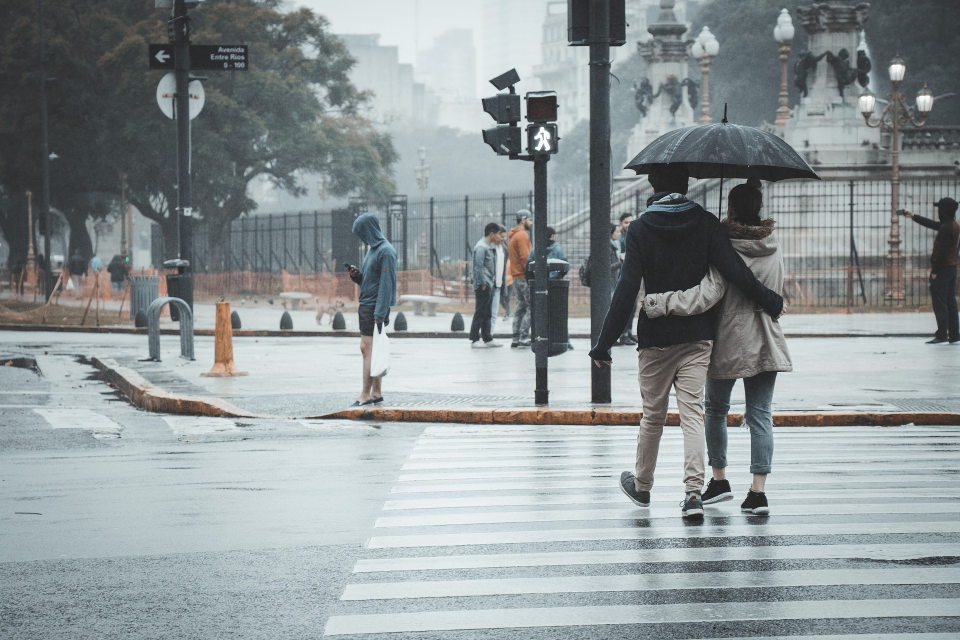
#> input picture App/views/images/1.jpg, 1920 x 1280 px (shown at 1/2 size); its folder holds only this picture in this run
$ python test.py
#> lines starting #> are read from the running program, lines starting #| are printed output that depends on the picture; after the words box and inside, x2 and y2 are one past the last pixel; in counts of white or black regions, pixels touching at a corner belong together
from __future__ import print_function
import numpy as np
import argparse
import cv2
import os
import shutil


def nms(boxes, probs=None, overlapThresh=0.3):
    # if there are no boxes, return an empty list
    if len(boxes) == 0:
        return []

    # if the bounding boxes are integers, convert them to floats -- this
    # is important since we'll be doing a bunch of divisions
    if boxes.dtype.kind == "i":
        boxes = boxes.astype("float")

    # initialize the list of picked indexes
    pick = []

    # grab the coordinates of the bounding boxes
    x1 = boxes[:, 0]
    y1 = boxes[:, 1]
    x2 = boxes[:, 2]
    y2 = boxes[:, 3]

    # compute the area of the bounding boxes and grab the indexes to sort
    # (in the case that no probabilities are provided, simply sort on the
    # bottom-left y-coordinate)
    area = (x2 - x1 + 1) * (y2 - y1 + 1)
    idxs = y2

    # if probabilities are provided, sort on them instead
    if probs is not None:
        idxs = probs

    # sort the indexes
    idxs = np.argsort(idxs)

    # keep looping while some indexes still remain in the indexes list
    while len(idxs) > 0:
        # grab the last index in the indexes list and add the index value
        # to the list of picked indexes
        last = len(idxs) - 1
        i = idxs[last]
        pick.append(i)

        # find the largest (x, y) coordinates for the start of the bounding
        # box and the smallest (x, y) coordinates for the end of the bounding
        # box
        xx1 = np.maximum(x1[i], x1[idxs[:last]])
        yy1 = np.maximum(y1[i], y1[idxs[:last]])
        xx2 = np.minimum(x2[i], x2[idxs[:last]])
        yy2 = np.minimum(y2[i], y2[idxs[:last]])

        # compute the width and height of the bounding box
        w = np.maximum(0, xx2 - xx1 + 1)
        h = np.maximum(0, yy2 - yy1 + 1)

        # compute the ratio of overlap
        overlap = (w * h) / area[idxs[:last]]

        # delete all indexes from the index list that have overlap greater
        # than the provided overlap threshold
        idxs = np.delete(idxs, np.concatenate(([last],
                                               np.where(overlap > overlapThresh)[0])))

    # return only the bounding boxes that were picked
    return boxes[pick].astype("int")


image_types = (".jpg", ".jpeg", ".png", ".bmp", ".tif", ".tiff")


def list_images(basePath, contains=None):
    # return the set of files that are valid
#> in solve, image is the input picture: shape (1280, 1920, 3); mean B, G, R 151.4, 149.7, 141.7
    return list_files(basePath, validExts=image_types, contains=contains)


def list_files(basePath, validExts=None, contains=None):
    # loop over the directory structure
    for (rootDir, dirNames, filenames) in os.walk(basePath):
        # loop over the filenames in the current directory
        for filename in filenames:
            # if the contains string is not none and the filename does not contain
            # the supplied string, then ignore the file
            if contains is not None and filename.find(contains) == -1:
                continue
            # determine the file extension of the current file
            ext = filename[filename.rfind("."):].lower()
            # check to see if the file is an image and should be processed
            if validExts is None or ext.endswith(validExts):
                # construct the path to the image and yield it
                imagePath = os.path.join(rootDir, filename)
                yield imagePath


def remove_file(old_path, new_path):
    print(old_path)
    print(new_path)
    filelist = os.listdir(old_path)  # 列出该目录下的所有文件,listdir返回的文件列表是不包含路径的。
    print(filelist)
    for file in filelist:
        src = os.path.join(old_path, file)
        dst = os.path.join(new_path, file)
        print('src:', src)
        print('dst:', dst)
        shutil.move(src, dst)


def resize(image, width=None, height=None, inter=cv2.INTER_AREA):
#> called with width = 400, inter = 3
    dim = None
    (h, w) = image.shape[:2]
#> h = 1280; w = 1920
    # 如果高和宽为None则直接返回
    if width is None and height is None:
        return image
    # 检查宽是否是None
    if width is None:
        # 计算高度的比例并并按照比例计算宽度
        r = height / float(h)
        dim = (int(w * r), height)
    # 高为None
    else:
        # 计算宽度比例，并计算高度
        r = width / float(w)
#> r = 0.208
        dim = (width, int(h * r))
#> dim = (400, 266)
    resized = cv2.resize(image, dim, interpolation=inter)
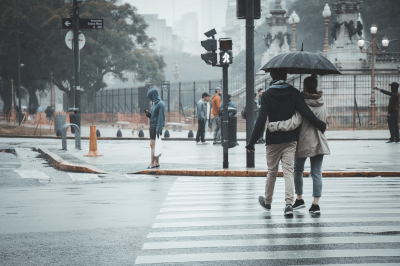
#> resized: shape (266, 400, 3); mean B, G, R 151.4, 149.7, 141.7
    # return the resized image
    return resized


def solve():
# [6 lines of commented-out code are left out]
    hog = cv2.HOGDescriptor()
    hog.setSVMDetector(cv2.HOGDescriptor_getDefaultPeopleDetector())

    print("?????")
    # loop over the image paths
    idx = 0
    for imagePath in list_images(".\images\\"):
        idx += 1
        print(imagePath)
        print("!!!")
        # 加载图像并调整其大小以
        # （1）减少检测时间
        # （2）提高检测精度
        image = cv2.imread(imagePath)
        image = resize(image, width=min(400, image.shape[1]))
        orig = image.copy()
        print(image)
#> (printed output is left out)
        # detect people in the image
        (rects, weights) = hog.detectMultiScale(image, winStride=(4, 4),
                                                padding=(8, 8), scale=1.05)
#> rects = [[170, 28, 69, 137], [114, 41, 79, 158], [226, 28, 113, 226]]; weights = [0.842, 0.0885, 2.45]
        # draw the original bounding boxes
        print(rects)
#| [[170  28  69 137]
#|  [114  41  79 158]
#|  [226  28 113 226]]
        for (x, y, w, h) in rects:
            cv2.rectangle(orig, (x, y), (x + w, y + h), (0, 0, 255), 2)
#> this loop made 3 passes
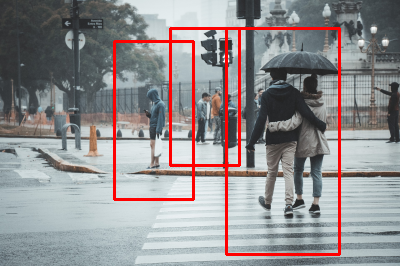
#> orig: shape (266, 400, 3); 4.33% of pixels changed, all inside (x1, y1, x2, y2) = (113, 27, 341, 256)
        # 使用相当大的重叠阈值对边界框应用非极大值抑制，以尝试保持仍然是人的重叠框
        rects = np.array([[x, y, x + w, y + h] for (x, y, w, h) in rects])
#> rects = [[170, 28, 239, 165], [114, 41, 193, 199], [226, 28, 339, 254]]
        pick = nms(rects, probs=None, overlapThresh=0.65)
#> in nms, `boxes = boxes.astype("float")`: boxes has the same summary as rects in solve
#> in nms, `x1 = boxes[:, 0]`: x1 = [170, 114, 226]
#> in nms, `y1 = boxes[:, 1]`: y1 = [28, 41, 28]
#> in nms, `x2 = boxes[:, 2]`: x2 = [239, 193, 339]
#> in nms, `y2 = boxes[:, 3]`: y2 = [165, 199, 254]
#> in nms, `area = (x2 - x1 + 1) * (y2 - y1 + 1)`: area = [9660, 12720, 25878]
#> in nms, `idxs = y2`: idxs = [165, 199, 254]
#> in nms, `idxs = np.argsort(idxs)`: idxs = [0, 1, 2]
#> the loop in nms, `while len(idxs) > 0:` made 3 passes
#> (last, i, xx1, yy1, xx2, yy2, w, h) on passes 1 to 2: (2, 2, [226, 226], [28, 41], [239, 193], [165, 199], [14, 0], [138, 159]), (1, 1, [170], [41], [193], [165], [24], [125])
#> (last, i) on pass 3: (0, 0)
#> after the loop in nms, `while len(idxs) > 0:`: idxs = empty array; pick = [2, 1, 0]
#> pick = [[226, 28, 339, 254], [114, 41, 193, 199], [170, 28, 239, 165]]
        # draw the final bounding boxes
        for (xA, yA, xB, yB) in pick:
            cv2.rectangle(image, (xA, yA), (xB, yB), (0, 255, 0), 2)
#> this loop made 3 passes
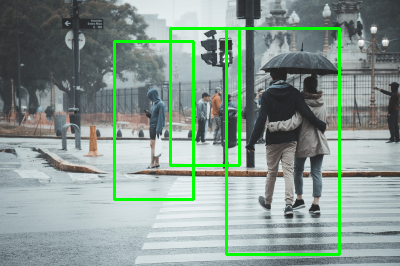
#> image: shape (266, 400, 3); 4.33% of pixels changed, all inside (x1, y1, x2, y2) = (113, 27, 341, 256)
        # show some information on the number of bounding boxes
        filename = imagePath[imagePath.rfind("/") + 1:]
        print("[INFO] {}: {} original boxes, {} after suppression".format(
            filename, len(rects), len(pick)))
#| [INFO] 1.jpg: 3 original boxes, 3 after suppression
        # show the output images
        # cv2.imshow("Before NMS", orig)
        # cv2.imwrite("processed"+str(idx), orig)
        cv2.imshow("After NMS", image)
        cv2.imwrite("../static/processed/processed" + str(idx) + ".jpg", image)
        # cv2.waitKey(0)


if __name__ == '__main__':
    solve()

$ run again, on App/views/images/2.jpg
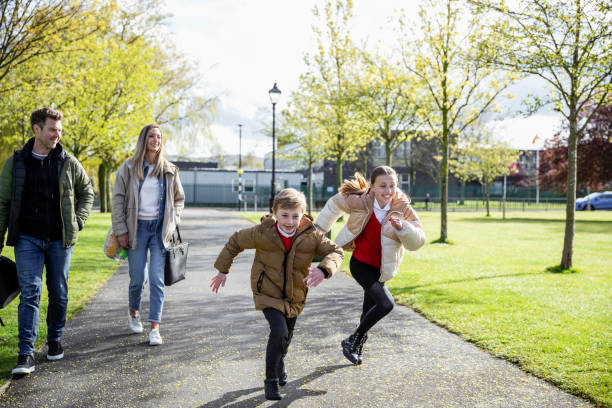
#> input picture App/views/images/2.jpg, 612 x 408 px
#> in solve, image is the input picture: shape (408, 612, 3); mean B, G, R 137.4, 165.1, 164.4
#> (printed output is left out)
#> in solve, `(rects, weights) = hog.detectMultiScale(image, winStride=(4, 4), paddi..`: rects = [[53, 65, 87, 174], [144, 121, 76, 145], [0, 55, 78, 179]]; weights = [1.66, 0.316, 0.187]
#| [[ 53  65  87 174]
#|  [144 121  76 145]
#|  [  0  55  78 179]]
#> the loop in solve, `for (x, y, w, h) in rects:` made 3 passes
#> after the loop in solve, `for (x, y, w, h) in rects:`:
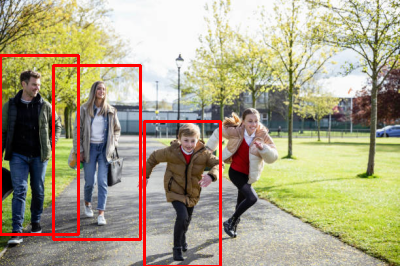
#> orig: shape (266, 400, 3); mean B, G, R 132.8, 159.5, 168.6
#> in solve, `rects = np.array([[x, y, x + w, y + h] for (x, y, w, h) in rects])`: rects = [[53, 65, 140, 239], [144, 121, 220, 266], [0, 55, 78, 234]]
#> boxes has the same summary as rects in solve
#> x1 = [53, 144, 0]
#> y1 = [65, 121, 55]
#> x2 = [140, 220, 78]
#> y2 = [239, 266, 234]
#> area = [15400, 11242, 14220]
#> in nms, `idxs = y2`: idxs = [239, 266, 234]
#> in nms, `idxs = np.argsort(idxs)`: idxs = [2, 0, 1]
#> the loop in nms, `while len(idxs) > 0:` made 3 passes
#> (last, i, xx1, yy1, xx2, yy2, h, overlap) on pass 1: (2, 1, [144, 144], [121, 121], [78, 140], [234, 239], [114, 119], [0, 0])
#> after the loop in nms, `while len(idxs) > 0:`: idxs = empty array; pick = [1, 0, 2]
#> in solve, `pick = nms(rects, probs=None, overlapThresh=0.65)`: pick = [[144, 121, 220, 266], [53, 65, 140, 239], [0, 55, 78, 234]]
#> the loop in solve, `for (xA, yA, xB, yB) in pick:` made 3 passes
#> after the loop in solve, `for (xA, yA, xB, yB) in pick:`:
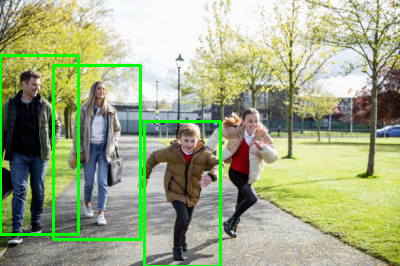
#> image: shape (266, 400, 3); mean B, G, R 132.8, 169.2, 158.9
#| [INFO] 2.jpg: 3 original boxes, 3 after suppression

$ run again, on App/views/images/3.jpg
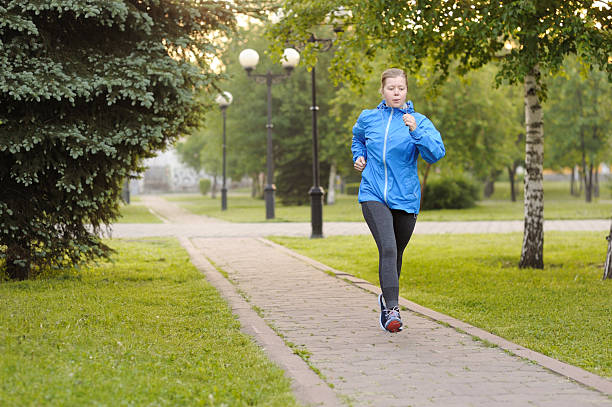
#> input picture App/views/images/3.jpg, 612 x 407 px
#> in solve, image is the input picture: shape (407, 612, 3); mean B, G, R 86.7, 133.4, 132.6
#> (printed output is left out)
#> in solve, `(rects, weights) = hog.detectMultiScale(image, winStride=(4, 4), paddi..`: rects = [[202, 19, 109, 218]]; weights = [0.809]
#| [[202  19 109 218]]
#> the loop in solve, `for (x, y, w, h) in rects:` made 1 pass
#> after the loop in solve, `for (x, y, w, h) in rects:`:
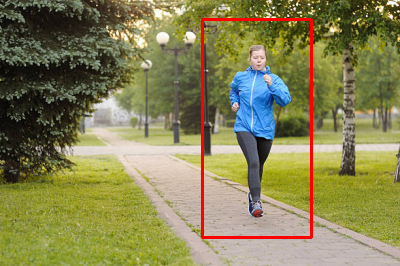
#> orig: shape (266, 400, 3); mean B, G, R 85, 130.7, 134.6
#> in solve, `rects = np.array([[x, y, x + w, y + h] for (x, y, w, h) in rects])`: rects = [[202, 19, 311, 237]]
#> x1 = [202]
#> y1 = [19]
#> x2 = [311]
#> y2 = [237]
#> area = [24090]
#> in nms, `idxs = y2`: idxs = [237]
#> in nms, `idxs = np.argsort(idxs)`: idxs = [0]
#> the loop in nms, `while len(idxs) > 0:` made 1 pass
#> (last, i) on pass 1: (0, 0)
#> after the loop in nms, `while len(idxs) > 0:`: idxs = empty array; pick = [0]
#> in solve, `pick = nms(rects, probs=None, overlapThresh=0.65)`: pick = [[202, 19, 311, 237]]
#> the loop in solve, `for (xA, yA, xB, yB) in pick:` made 1 pass
#> after the loop in solve, `for (xA, yA, xB, yB) in pick:`:
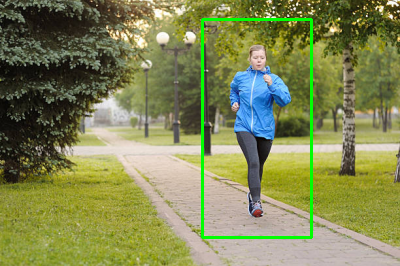
#> image: shape (266, 400, 3); mean B, G, R 85, 135.4, 129.9
#| [INFO] 3.jpg: 1 original boxes, 1 after suppression
